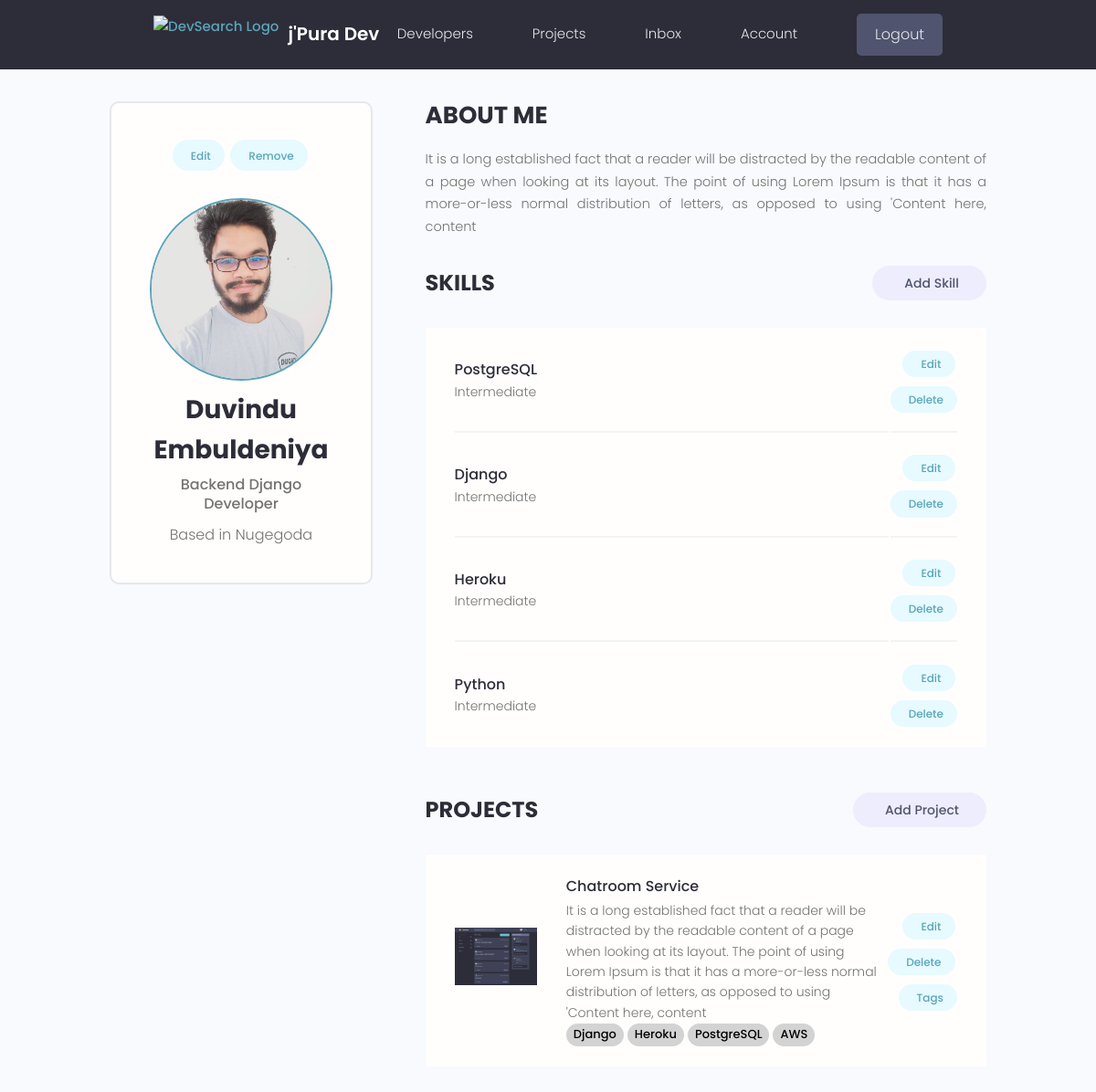
Page /profile/ (signed in) on the earlier database version.
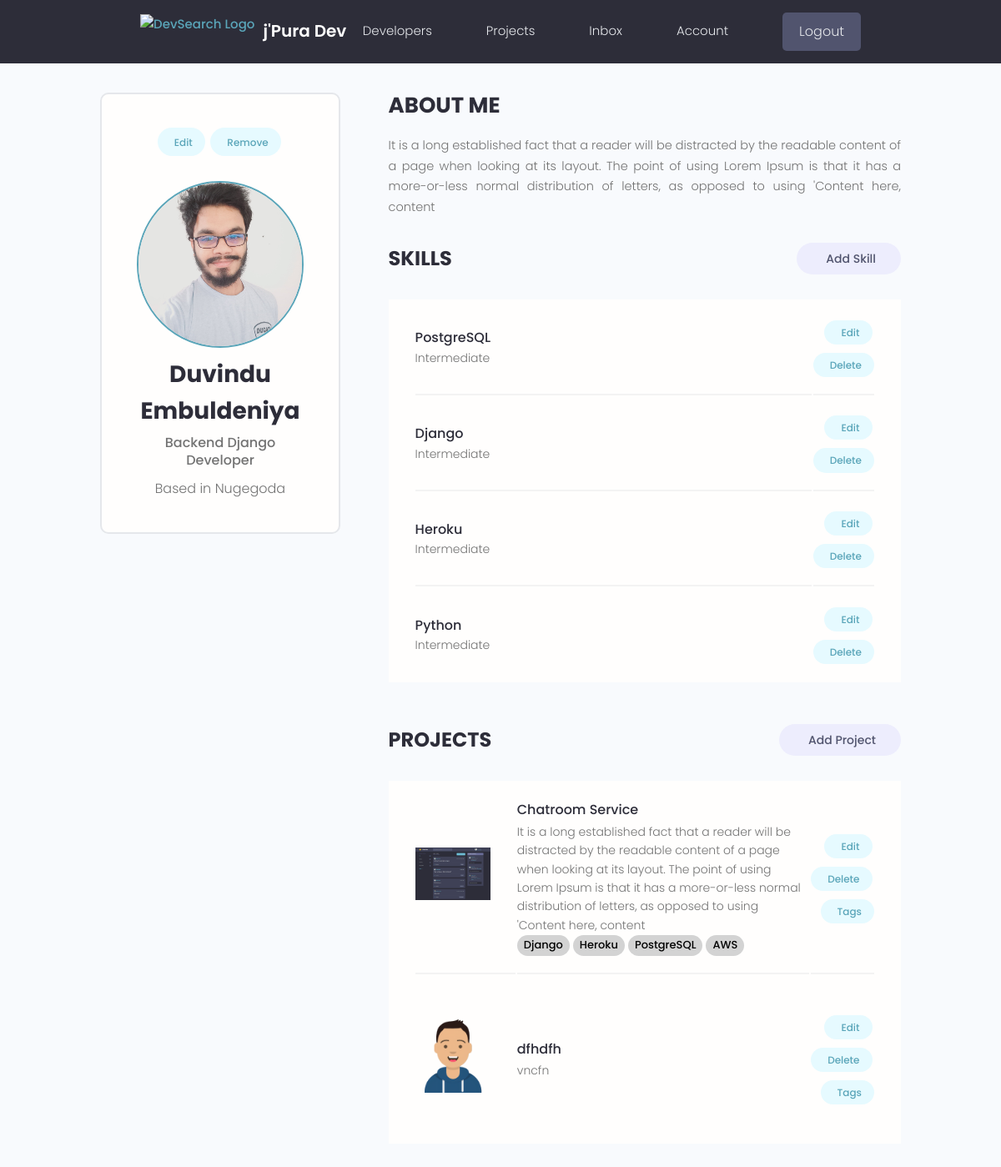
Same page on the later database version.
### home/models.py (models this page shows, shortened)
class Skill(models.Model):
    owner = models.ForeignKey(User, on_delete=models.CASCADE)
    name = models.CharField(max_length=200)
    description = models.TextField()
    created = models.DateTimeField(auto_now_add=True)

class Project(models.Model):
    owner = models.ForeignKey(User, on_delete=models.CASCADE)
    title = models.CharField(max_length=200)
    image = models.ImageField(upload_to = 'project/', default='project/default.jpg', null=True, blank=True)
    description = models.TextField()
    source_link = models.CharField(max_length=200, null=True, blank=True)
    vote_total = models.IntegerField(default=0)
    vote_ratio = models.IntegerField(default=0)
    created = models.DateTimeField(auto_now_add=True)
    class Meta:
        ordering = ['-vote_ratio', '-vote_total']
    @property
    def imageURL(self):
        try:
            return self.image.url
        except:
            return '/images/project/default.jpg'

class Tag(models.Model):
    project = models.ForeignKey(Project, on_delete=models.CASCADE)
    name = models.CharField(max_length=200)
    created = models.DateTimeField(auto_now_add=True)

### home/views.py (the view)
# urls.py: path('profile/', userAccount, name = 'user-account'),
@login_required
def userAccount(request): #navbar account
    owner = request.user
    skills = owner.skill_set.all()
    projects = owner.project_set.all()
    context = {'owner': owner, 'skills': skills, 'projects': projects}
    return render(request, 'home/profile_view.html', context)

### home/models.py (called while the page is built)
    @property
    def imageURL(self):
        try:
            return self.image.url
        except:
            return '/images/profile/default.png'

### home/templates/home/profile_view.html (shortened to what this page needs)
{% extends 'base.html' %}
{% block content %}
<main class="settingsPage profile my-md">
    <div class="container">
      <div class="layout">
        <div class="column column--1of3">
          <div class="card text-center">
            <div class="card__body dev">
              <a class="tag tag--pill tag--main settings__btn" href="{%url 'edit-account' %}"> Edit</a>
              <a class="tag tag--pill tag--main settings__btn" href="{% url 'delete-account' %}">Remove</a>
              <img class="avatar avatar--xl dev__avatar" src="{{owner.profile.imageURL}}" />
              <h2 class="dev__name">{{owner.profile.name}}</h2>
              <p class="dev__title">{{owner.profile.intro}}</p>
              <p class="dev__location">Based in {{owner.profile.location}}</p>
            </div>
          </div>
        </div>
        <div class="column column--2of3">
          <div class="devInfo">
            <h3 class="devInfo__title">About Me</h3>
            <p class="devInfo__about">
             {{owner.profile.bio}}
            </p>
          </div>
          <div class="settings">
            <h3 class="settings__title">Skills</h3>
            <a class="tag tag--pill tag--sub settings__btn tag--lg" href="{% url 'create-skill' %}"> Add Skill</a>
          </div>
          <table class="settings__table">
            {% for skill in skills %}
            <tr>
              <td class="settings__tableInfo">
                <h4>{{skill.name}}</h4>
                <p>
                  {{skill.description}}
                </p>
              </td>
              <td class="settings__tableActions">
                <a class="tag tag--pill tag--main settings__btn" href="{% url 'update-skill' skill.pk %}"> Edit</a>
                <a class="tag tag--pill tag--main settings__btn" href="{% url 'delete-skill' skill.pk %}">
                  Delete</a>
              </td>
            </tr>
            {% endfor %}
          </table>
          <div class="settings">
            <h3 class="settings__title">Projects</h3>
            <a class="tag tag--pill tag--sub settings__btn tag--lg" href="{% url 'create-project' %}"> Add Project</a>
          </div>
          <table class="settings__table">
            {% for project in projects %}
            <tr>
              <td class="settings__thumbnail">
                <a href="{% url 'project' project.id %}"><img src="{{project.imageURL}}" alt="Project Thumbnail" /></a>
              </td>
              <td class="settings__tableInfo">
                <a href="{% url 'project' project.id %}">{{project.title}}</a>
                <p>
                  {{project.description}}
                </p>
                {% for tag in project.tag_set.all %}
                <a href="{% url 'tag-options' tag.pk %}" style="display: inline-block; padding: 2px 8px; background-color: lightgrey; border-radius: 25px; color: black; text-decoration: none; font-size: 13px;">
                  {{tag.name}}
                </a>
                {% endfor %}
              </td>
              <td class="settings__tableActions">
                <a class="tag tag--pill tag--main settings__btn" href="{% url 'update-project' project.id %}"> Edit</a>
                <a class="tag tag--pill tag--main settings__btn" href="{% url 'delete-project' project.id %}">Delete</a>
                <a class="tag tag--pill tag--main settings__btn" href="{% url 'tag-create' project.id %}">Tags</a>
              </td>
            </tr>
            {% endfor %}
          </table>
        </div>
      </div>
    </div>
  </main>
{% endblock content %}

Differences in the rows shown:
added Project: imageURL (picture), title "dfhdfh", description "vncfn"
